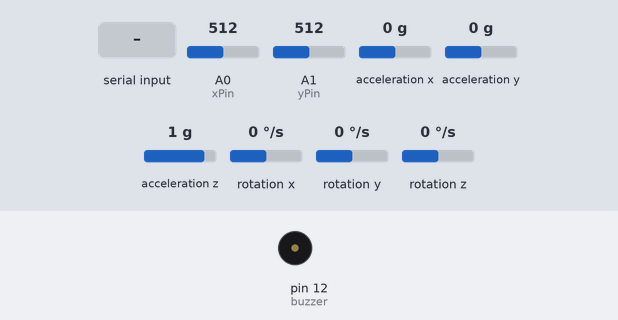
This sketch was run on a simulated Arduino Uno, built with avr-gcc and run on an emulated ATmega328P. Parts: buzzer (waves = sounding). Wiring (inferred from the names in the program): MPU-6050 motion sensor at I2C address 0x68. The test bench sets the inputs (shaded band); at power-on: A0 (xPin) = 512, A1 (yPin) = 512, acceleration x 0 g, acceleration y 0 g, acceleration z 1 g, rotation x 0 °/s, rotation y 0 °/s, rotation z 0 °/s. What the sketch prints to the serial monitor is not drawn.

Above: at 1.2 s.
1.3 s: "E" received over Serial
At 1.54 s:
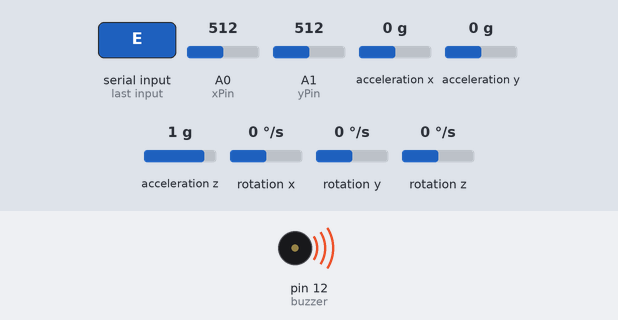
5.3 s: A0 (xPin) set to 90
8.3 s: A0 (xPin) set to 77
Timing chart, 0 to 10.8 s (numbered marks = the images above; inputs shaded):
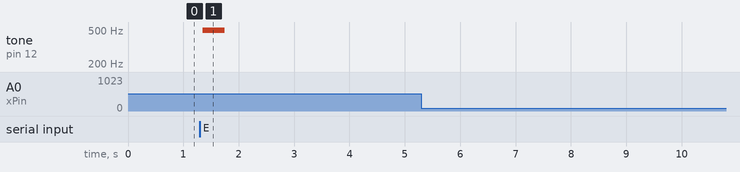

The sketch:

snake_game_controls.ino
```cpp
#include<Wire.h>

const int xPin = 0; // analog pin connected to X output
const int yPin = 1; // analog pin connected to Y output
int buzzer = 12; // buzzer connected to pin 6
int incomingByte = 0; // incoming bytes at serial port
const int MPU6050_addr=0x68; // MPU6050 address
int16_t GyroX,GyroY,GyroZ; // gyro X, Y, Z variables

void setup() {
  Wire.begin();
  Wire.beginTransmission(MPU6050_addr);
  Wire.write(0x6B);
  Wire.write(0);
  Wire.endTransmission(true);
  Serial.begin(9600); // initialize serial communication at 9600 bps
  pinMode(buzzer, OUTPUT);
}

void loop() {
  joystickControls(); // call joystickControls() function to play the game with joystick

  gyroControls(); // call gyroControls() function to play game with gyro

  // read bytes if the number of bytes at serial port > 0
  if (Serial.available() > 0) {
    incomingByte = Serial.read();

    // if score increased by 10, beep buzzer
    if (incomingByte == 'E') {
      appleEaten(400);
    }
  }
}

void joystickControls() {
  int horizontal = map((analogRead(xPin) + 18), 0, 1023, -5, +5); // X position, starts at X=0
  int vertical = map((analogRead(yPin) + 18), 0, 1023, -5, +5); // Y position, starts at Y=0

  // if X position is -5, move left
  if (horizontal == -5) {
    Serial.write("a"); // write control 'a' to serial port
    delay(50); // add a delay
  }

  // if X position is 5, move right
  else if (horizontal == 5) {
    Serial.write("d"); // write control 'd' to serial port
    delay(50); // add a delay
  }

  // if Y position is -5, move up
  else if (vertical == -5) {
    Serial.write("w"); // write control 'w' to serial port
    delay(50); // add a delay
  }

  // if Y position is 5, move down
  else if (vertical == 5) {
    Serial.write("s"); // write control 's' to serial port
    delay(50); // add a delay
  }
}

void gyroControls() {
  Wire.beginTransmission(MPU6050_addr);
  Wire.write(0x3B);
  Wire.endTransmission(false);
  Wire.requestFrom(MPU6050_addr,14,true);

  GyroX = (Wire.read() << 8 | Wire.read()) / 131.0; // X position of gyro
  GyroY = (Wire.read() << 8 | Wire.read()) / 131.0; // Y position of gyro
  GyroZ = (Wire.read() << 8 | Wire.read()) / 131.0; // Z position of gyro

  // if X position is greater than 45, move left
  if (GyroX > 45) {
    Serial.write("a"); // write control 'a' to serial port
    delay(30); // add a delay
  }

  // if X position is less than -45, move right
  else if (GyroX < -45) {
    Serial.write("d"); // write control 'd' to serial port
    delay(30); // add a delay
  }

  // if Y position is less than -45, move up
  else if (GyroY < -45) {
    Serial.write("w"); // write control 'w' to serial port
    delay(30); // add a delay
  }

  // if Y position is greater than 45, move down
  else if (GyroY > 45) {
    Serial.write("s"); // write control 's' to serial port
    delay(30); // add a delay
  }
}

// function for turning buzzer to beep when an apple is eaten
void appleEaten(int buzzerLength) {
  int i;

  // output a frequency
  for (i = 0; i < buzzerLength / 2; i++)
  {
    digitalWrite(buzzer, HIGH); // turn buzzer on
    delay(1);// wait for 1 ms
    digitalWrite(buzzer, LOW); // turn buzzer off
    delay(1);// wait for 1 ms
    }
  }
```

Measured:
- after the input at 1.3 s, tone on pin 12 (buzzer): silent → 496 Hz after 0.05 s, → silent 0.40 s later
- after the input at 5.3 s, every drawn part: stays the same
- after the input at 8.3 s, every drawn part: stays the same
